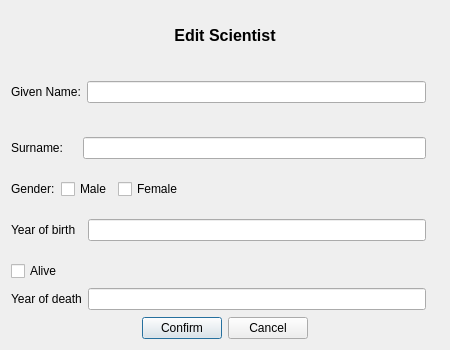
<?xml version="1.0" encoding="UTF-8"?>
<ui version="4.0">
 <class>DialogEditSci</class>
 <widget class="QDialog" name="DialogEditSci">
  <property name="enabled">
   <bool>true</bool>
  </property>
  <property name="geometry">
   <rect>
    <x>0</x>
    <y>0</y>
    <width>450</width>
    <height>350</height>
   </rect>
  </property>
  <property name="windowTitle">
   <string>Dialog</string>
  </property>
  <layout class="QVBoxLayout" name="verticalLayout_2">
   <item>
    <widget class="QLabel" name="label_Dialogname">
     <property name="font">
      <font>
       <family>Arial</family>
      </font>
     </property>
     <property name="text">
      <string>&lt;html&gt;&lt;head/&gt;&lt;body&gt;&lt;p&gt;&lt;span style=&quot; font-size:12pt; font-weight:600;&quot;&gt;Edit Scientist&lt;/span&gt;&lt;/p&gt;&lt;/body&gt;&lt;/html&gt;</string>
     </property>
     <property name="textFormat">
      <enum>Qt::RichText</enum>
     </property>
     <property name="scaledContents">
      <bool>false</bool>
     </property>
     <property name="alignment">
      <set>Qt::AlignCenter</set>
     </property>
    </widget>
   </item>
   <item>
    <layout class="QHBoxLayout" name="horizontalLayout_7">
     <item>
      <widget class="QLabel" name="label_name">
       <property name="text">
        <string>Given Name:</string>
       </property>
      </widget>
     </item>
     <item>
      <widget class="QLineEdit" name="lineEdit_name"/>
     </item>
     <item>
      <widget class="QLabel" name="label_nameError">
       <property name="text">
        <string/>
       </property>
      </widget>
     </item>
    </layout>
   </item>
   <item>
    <layout class="QHBoxLayout" name="horizontalLayout_3">
     <item>
      <widget class="QLabel" name="label_surname">
       <property name="text">
        <string>Surname:    </string>
       </property>
      </widget>
     </item>
     <item>
      <widget class="QLineEdit" name="lineEdit_surname"/>
     </item>
     <item>
      <widget class="QLabel" name="label_surnameError">
       <property name="text">
        <string/>
       </property>
      </widget>
     </item>
    </layout>
   </item>
   <item>
    <layout class="QHBoxLayout" name="horizontalLayout">
     <item>
      <widget class="QLabel" name="label_gender">
       <property name="text">
        <string>Gender:</string>
       </property>
      </widget>
     </item>
     <item>
      <widget class="QCheckBox" name="checkBox_male">
       <property name="text">
        <string>Male</string>
       </property>
      </widget>
     </item>
     <item>
      <widget class="QCheckBox" name="checkBox_female">
       <property name="text">
        <string>Female</string>
       </property>
      </widget>
     </item>
     <item>
      <spacer name="horizontalSpacer">
       <property name="orientation">
        <enum>Qt::Horizontal</enum>
       </property>
       <property name="sizeHint" stdset="0">
        <size>
         <width>40</width>
         <height>20</height>
        </size>
       </property>
      </spacer>
     </item>
    </layout>
   </item>
   <item>
    <layout class="QHBoxLayout" name="horizontalLayout_2">
     <item>
      <widget class="QLabel" name="label_birth">
       <property name="text">
        <string>Year of birth  </string>
       </property>
      </widget>
     </item>
     <item>
      <widget class="QLineEdit" name="lineEdit_yearBirth"/>
     </item>
     <item>
      <widget class="QLabel" name="label_birthError">
       <property name="text">
        <string/>
       </property>
      </widget>
     </item>
    </layout>
   </item>
   <item>
    <layout class="QVBoxLayout" name="verticalLayout">
     <item>
      <widget class="QCheckBox" name="checkBox_alive">
       <property name="text">
        <string>Alive</string>
       </property>
      </widget>
     </item>
     <item>
      <layout class="QHBoxLayout" name="horizontalLayout_5">
       <item>
        <widget class="QLabel" name="label_death">
         <property name="text">
          <string>Year of death</string>
         </property>
        </widget>
       </item>
       <item>
        <widget class="QLineEdit" name="lineEdit_yearDeth">
         <property name="enabled">
          <bool>true</bool>
         </property>
        </widget>
       </item>
       <item>
        <widget class="QLabel" name="label_deathError">
         <property name="text">
          <string/>
         </property>
        </widget>
       </item>
      </layout>
     </item>
    </layout>
   </item>
   <item>
    <layout class="QHBoxLayout" name="horizontalLayout_6">
     <item>
      <spacer name="horizontalSpacer_3">
       <property name="orientation">
        <enum>Qt::Horizontal</enum>
       </property>
       <property name="sizeHint" stdset="0">
        <size>
         <width>40</width>
         <height>20</height>
        </size>
       </property>
      </spacer>
     </item>
     <item>
      <widget class="QPushButton" name="Button_confirm">
       <property name="text">
        <string>Confirm</string>
       </property>
      </widget>
     </item>
     <item>
      <widget class="QPushButton" name="Button_cancel">
       <property name="text">
        <string>Cancel</string>
       </property>
      </widget>
     </item>
     <item>
      <spacer name="horizontalSpacer_2">
       <property name="orientation">
        <enum>Qt::Horizontal</enum>
       </property>
       <property name="sizeHint" stdset="0">
        <size>
         <width>40</width>
         <height>20</height>
        </size>
       </property>
      </spacer>
     </item>
    </layout>
   </item>
  </layout>
 </widget>
 <resources/>
 <connections/>
</ui>
